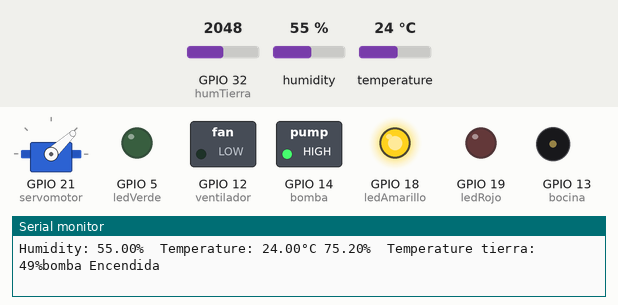
The sketch below on a simulated ESP32. On the bench: servo, switched loads named in the sketch (green lamp = pin HIGH), output pins drawn as LEDs (lit = HIGH), buzzer (waves = sounding, pin HIGH), the last lines printed to the serial monitor. The test bench sets the inputs (shaded band); at power-on: temperature 24 °C, GPIO 32 (humTierra) = 2048, humidity 55 %.

Above: at 10.2 s.
10.3 s: temperature set to 22 °C
18.7 s: temperature set to 19 °C
At 24.66 s:
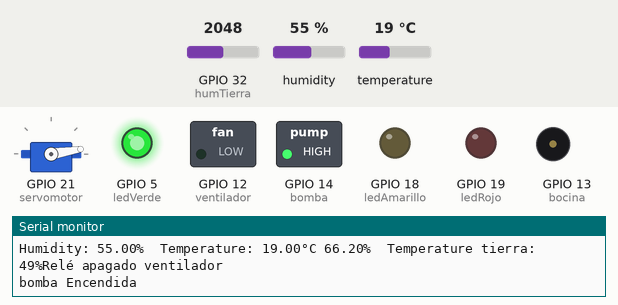
27.1 s: temperature set to 33 °C
At 32.16 s:
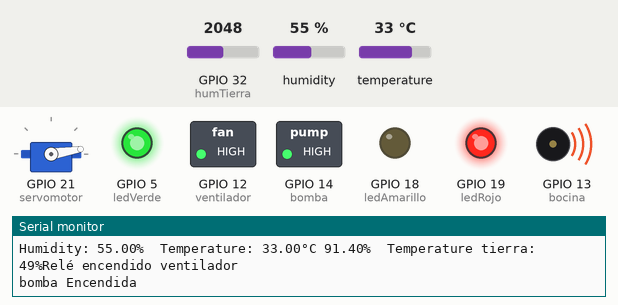
35.5 s: temperature set to 12 °C
At 39.67 s:
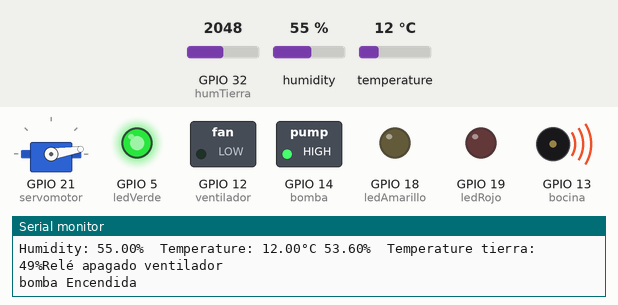
43.9 s: temperature set to 28 °C
At 47.15 s:
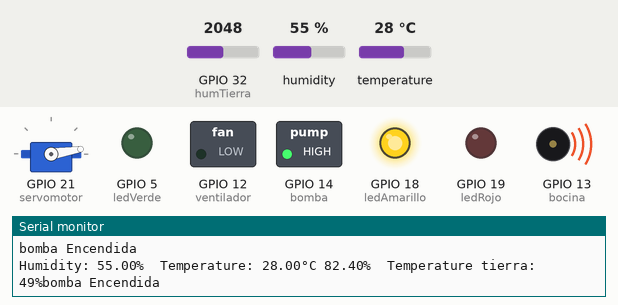
52.3 s: temperature set to 41 °C
At 60.5 s:
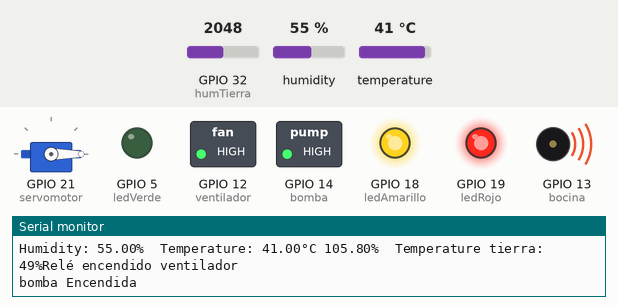
Timing chart, 0 to 61.7 s (numbered marks = the images above; inputs shaded):
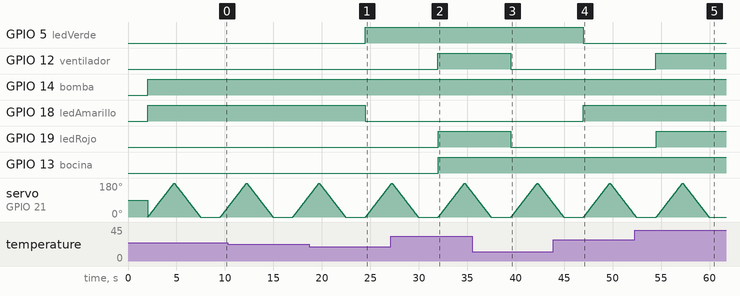

Measured:
- the behaviour switches between 21 and 20 °C on temperature (found by bisection; images 0 and 1)
- after the input at 18.7 s, GPIO 5 (ledVerde): LOW → HIGH after 5.8 s; GPIO 18 (ledAmarillo): HIGH → LOW after 5.8 s
- after the input at 27.1 s, GPIO 12 (ventilador), GPIO 19 (ledRojo), GPIO 13 (bocina): LOW → HIGH after 4.9 s
- after the input at 35.5 s, GPIO 12 (ventilador), GPIO 19 (ledRojo): HIGH → LOW after 4.0 s
- after the input at 43.9 s, GPIO 5 (ledVerde): HIGH → LOW after 3.1 s; GPIO 18 (ledAmarillo): LOW → HIGH after 3.1 s
- after the input at 52.3 s, GPIO 12 (ventilador), GPIO 19 (ledRojo): LOW → HIGH after 2.2 s

The sketch:

invernadero1.ino
```cpp
#include "DHT.h"
#include <ESP32Servo.h> // Incluimos la biblioteca del Servo


#define DHTPIN 4     // Digital pin connected to the DHT sensor
// Feather HUZZAH ESP8266 note: use pins 3, 4, 5, 12, 13 or 14 --
// Pin 15 can work but DHT must be disconnected during program upload.

//Definimos pines led de emergencia
#define ledVerde 5
#define ledRojo 19
#define ledAmarillo 18

//definimos luz led
#define luzled 22

//definimos sensor de luiz
#define sensorluz 23

//definimos pin servomotor
#define servomotor 21

//definimos sensor humumedad suelo
int humTierra = 32;

//definimos bocina
#define bocina 13

//definimos ventilador
int ventilador = 12;

//definimos bomba de agua
#define bomba 14


// Uncomment whatever type you're using!
//#define DHTTYPE DHT11   // DHT 11
#define DHTTYPE DHT11   // DHT 22  (AM2302), AM2321
//#define DHTTYPE DHT21   // DHT 21 (AM2301)


DHT dht(DHTPIN, DHTTYPE);

// Creamos un objeto Servo
Servo myservo;


void setup() {
  Serial.begin(9600);
  Serial.println(F("DHTxx test!"));

  dht.begin();

   // Adjuntamos el objeto myservo al pin de salida
  myservo.attach(servomotor);

  // Configurar el pin del relé como salida
  pinMode(ventilador, OUTPUT);

 // Configurar el pin del rele como salida
   pinMode(bomba, OUTPUT);

//configuramos los led de emergencia
   pinMode(ledVerde, OUTPUT);
   pinMode(ledRojo, OUTPUT);
   pinMode(ledAmarillo, OUTPUT);

//configuramos la bocina
   pinMode(bocina, OUTPUT);

//configuramos el sensor de humedad tierra
  pinMode(humTierra, INPUT);
}

void loop() {
  // Wait a few seconds between measurements.
  delay(2000);
  int sensorValue = map(analogRead(humTierra), 4090, 0, 0, 100);

  // Reading temperature or humidity takes about 250 milliseconds!
  // Sensor readings may also be up to 2 seconds 'old' (its a very slow sensor)
  float h = dht.readHumidity();
  // Read temperature as Celsius (the default)
  float t = dht.readTemperature();
  // Read temperature as Fahrenheit (isFahrenheit = true)
  float f = dht.readTemperature(true);

  // Check if any reads failed and exit early (to try again).
  if (isnan(h) || isnan(t) || isnan(f)) {
    Serial.println(F("Failed to read from DHT sensor!"));
    return;
  }


  Serial.print(F("Humidity: "));
  Serial.print(h);
  Serial.print(F("%  Temperature: "));
  Serial.print(t);
  Serial.print(F("°C "));
  Serial.print(f);
  Serial.print(F("%  Temperature tierra: "));
  Serial.print(sensorValue);
  Serial.print(F("%"));


  if (t>30){
      // Encender el relé durante 1 segundo
      digitalWrite(ventilador, HIGH);
      Serial.println("Relé encendido ventilador");
      //delay(1000);

      //encendemos el led rojo
      digitalWrite(ledRojo, HIGH);
      digitalWrite(bocina, HIGH);

  }else{
      if(t>20 & t<30){
         digitalWrite(ledAmarillo, HIGH);
         digitalWrite(ledRojo, LOW);
         digitalWrite(ledVerde, LOW);

      }else{
      // Apagar el relé durante 1 segundo
            digitalWrite(ventilador, LOW);
            Serial.println("Relé apagado ventilador");
            //delay(1000);
            digitalWrite(ledVerde, HIGH);
            digitalWrite(ledRojo, LOW);
            digitalWrite(ledAmarillo, LOW);
      }
  }

//condicional para humedad
  if (humTierra<50){
    digitalWrite(bomba, HIGH);
    Serial.println("bomba Encendida");
    //delay(1000);
      //servomotor
      for (int pos = 0; pos <= 180; pos++) {
        myservo.write(pos); // Escribimos la posición en el servomotor
        delay(15); // Esperamos 15 milisegundos para que se mueva
      }

      // Giramos el servomotor de 180 a 0 grados en incrementos de 1 grado
      for (int pos = 180; pos >= 0; pos--) {
        myservo.write(pos); // Escribimos la posición en el servomotor
        delay(15); // Esperamos 15 milisegundos para que se mueva
      }
  }else{
      digitalWrite(bomba, LOW);
      Serial.println("bomba apagado");
      //delay(1000);
  }


}
```
